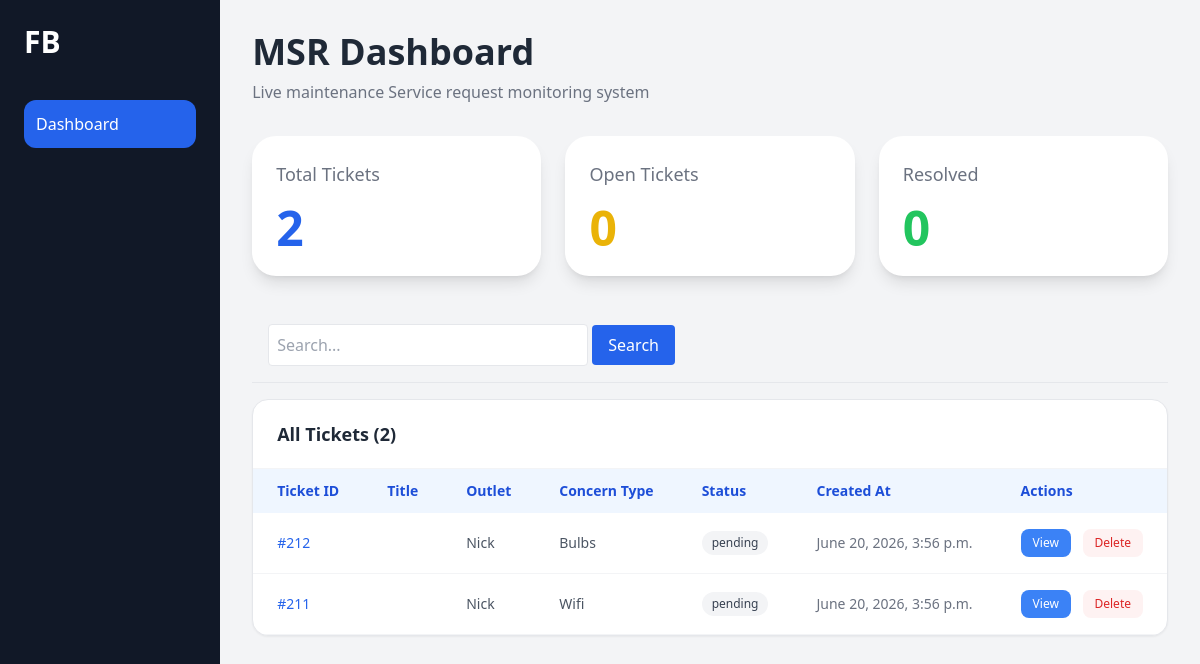
/admin_dashboard/, run on an earlier commit of the app's database.
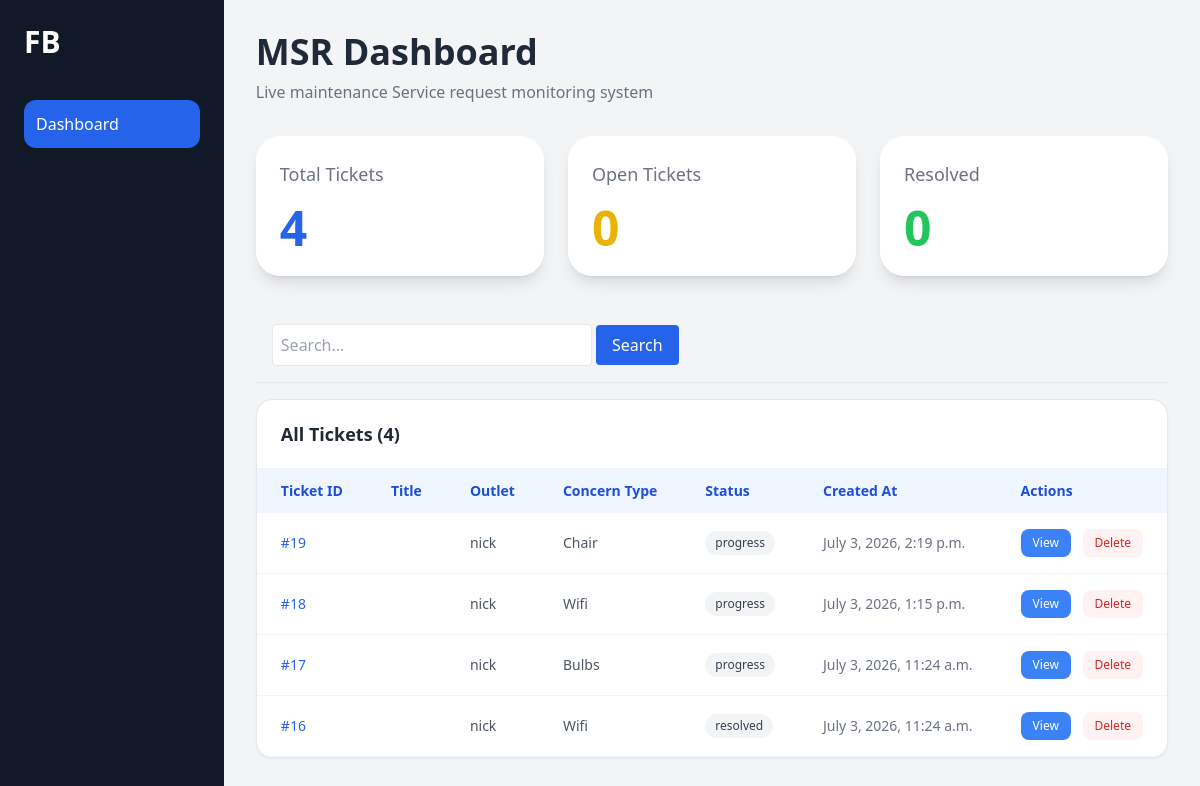
And on a later commit of the database.
### tickets/models.py (models this page shows, shortened)
class Ticket(models.Model):
    status_choices = [
    ('pending', 'Pending'),
    ('progress', 'In Progress'),
    ('resolved', 'Resolved'),
    ]
    PRIORITY_CHOICES = [
    ('Low', 'Low'),
    ('Medium', 'Medium'),
    ('High', 'High'),
    ]
    is_opened = models.BooleanField(default=False)
    user = models.ForeignKey(User, on_delete=models.CASCADE, null=True, blank=True)
    email = models.EmailField()
    title = models.CharField(max_length=100)
    message = models.TextField()
    status = models.CharField(max_length=20,choices=status_choices, default='pending')
    attachment = models.FileField(upload_to='tickets/', null=True, blank=True)
    created_at = models.DateTimeField(auto_now_add=True)
    resolve_at = models.DateTimeField(null=True, blank=True)
    department = models.ForeignKey(Department, on_delete=models.CASCADE, related_name="tickets", null=True, blank=True)
    priority = models.CharField(max_length=20, choices=PRIORITY_CHOICES, default='Medium')
    concern_type = models.ForeignKey(ConcernType, on_delete=models.SET_NULL, null=True, blank=True)
    scheduled_date = models.DateField(null=True, blank=True)
    scheduled_time = models.TimeField(null=True, blank=True)
    admin_note = models.TextField(blank=True, null=True)
    deadline = models.DateTimeField(null=True, blank=True)
    outlet = models.ForeignKey(
    Outlet,
    on_delete=models.SET_NULL,
    null=True,
    blank=True,)
    outlet_ticket_no = models.PositiveIntegerField(
        editable=False,
        null=True,
        blank=True
    )
    created_by = models.ForeignKey(
        User,
        on_delete=models.SET_NULL,
        null=True,
        blank=True,
        related_name="created_tickets"
    )
    description = models.TextField()
    assigned_to = models.ForeignKey(
        Technician,
        on_delete=models.SET_NULL,
        null=True,
        blank=True
        )

class ConcernType(models.Model):
    department = models.ForeignKey(
        Department,
        on_delete=models.CASCADE,
        related_name='concerns'
        )
    name = models.CharField(max_length=100)
    deadline_days = models.PositiveIntegerField(default=3)
    def __str__(self):
        return self.name

### tickets/views/dashboard.py (the view, shortened to what this page needs)
# urls.py: path("admin_dashboard/", views.admin_dashboard, name="admin_dashboard"),
def admin_dashboard(request):
    tickets = Ticket.objects.annotate(
        status_order=Case(
            When(status="Pending", then=0),
            When(status="Open", then=1),
            When(status="Resolved", then=2),
            default=99,
            output_field=IntegerField(),
        )
    ).order_by("status_order", "-created_at")
    q = request.GET.get("q")
    return render(request, "admin.html", {
        "tickets": tickets,
        "total_tickets": tickets.count(),
        "open_tickets": tickets.filter(status="Open").count(),
        "resolved_tickets": tickets.filter(status="Resolved").count(),
    })

### tickets/models.py (called while the page is built)
    def __str__(self):
        return self.name

### tickets/templates/admin.html (shortened to what this page needs)
<!DOCTYPE html>
<html>
<head>
    <script src="https://cdn.tailwindcss.com"></script>
</head>
<body class="bg-gray-100 min-h-screen">
<div class="flex">
    <aside class="hidden md:block w-64 bg-gray-900 text-white min-h-screen p-6">
        <h1 class="text-3xl font-bold mb-10">FB</h1>
        <nav class="space-y-4">
            <a href="#" class="block p-3 rounded-xl bg-blue-600 hover:bg-blue-700 transition">
                Dashboard
            </a>
        </nav>
    </aside>
    <main class="flex-1 p-4 md:p-8">
        <div class="flex justify-between items-center mb-8">
            <div>
                <h2 class="text-2xl md:text-4xl font-bold text-gray-800">MSR Dashboard</h2>
                <p class="text-gray-500 mt-2">Live maintenance Service request monitoring system</p>
            </div>
        </div>
        <div class="grid grid-cols-1 md:grid-cols-3 gap-6 mb-8">
            <div class="bg-white p-6 rounded-3xl shadow-lg">
                <h3 class="text-gray-500 text-lg">Total Tickets</h3>
                <p class="text-5xl font-bold mt-4 text-blue-600">{{ total_tickets }}</p>
            </div>
            <div class="bg-white p-6 rounded-3xl shadow-lg">
                <h3 class="text-gray-500 text-lg">Open Tickets</h3>
                <p class="text-5xl font-bold mt-4 text-yellow-500">{{ open_tickets }}</p>
            </div>
            <div class="bg-white p-6 rounded-3xl shadow-lg">
                <h3 class="text-gray-500 text-lg">Resolved</h3>
                <p class="text-5xl font-bold mt-4 text-green-500">{{ resolved_tickets }}</p>
            </div>
        </div>
        <div class="p-4 border-b mb-4">
            <form method="GET">
                <input type="text" name="q" placeholder="Search..."
                    value="{{ request.GET.q }}"
                    class="border p-2 rounded w-full md:w-80">
                <button type="submit" class="bg-blue-600 text-white px-4 py-2 rounded mt-2 md:mt-0">
                    Search
                </button>
            </form>
        </div>
        <div class="bg-white rounded-2xl shadow-sm overflow-hidden border border-gray-200">
            <div class="px-6 py-5 border-b border-gray-100 flex items-center justify-between">
                <h3 class="text-lg font-semibold text-gray-800">All Tickets ({{ total_tickets }})</h3>
            </div>
            <div class="overflow-x-auto">
                <table class="w-full text-sm">
                    <thead>
                        <tr class="bg-blue-50 text-blue-700">
                            <th class="text-left px-6 py-3 font-semibold whitespace-nowrap">Ticket ID</th>
                            <th class="text-left px-6 py-3 font-semibold whitespace-nowrap">Title</th>
                            <th class="text-left px-6 py-3 font-semibold whitespace-nowrap">Outlet</th>
                            <th class="text-left px-6 py-3 font-semibold whitespace-nowrap">Concern Type</th>
                            <th class="text-left px-6 py-3 font-semibold whitespace-nowrap">Status</th>
                            <th class="text-left px-6 py-3 font-semibold whitespace-nowrap">Created At</th>
                            <th class="text-left px-6 py-3 font-semibold whitespace-nowrap">Actions</th>
                        </tr>
                    </thead>
                    <tbody id="ticketTable">
                        {% for ticket in tickets %}
                        <tr data-ticket-id="{{ ticket.id }}"
                            class="border-b border-gray-100 hover:bg-gray-50 transition cursor-pointer">
                            <td class="px-6 py-4 font-medium text-blue-600 whitespace-nowrap">#{{ ticket.id }}</td>
                            <td class="px-6 py-4 text-gray-800 max-w-xs truncate">{{ ticket.title }}</td>
                            <td class="px-6 py-4 text-gray-600 whitespace-nowrap">{{ ticket.user }}</td>
                            <td class="px-6 py-4 text-gray-600 whitespace-nowrap">{{ ticket.concern_type }}</td>
                            <td class="px-6 py-4 status whitespace-nowrap">
                                <span class="inline-flex items-center gap-1.5 px-2.5 py-1 rounded-full text-xs font-medium
                                    {% if ticket.status == 'Pending' %}bg-amber-100 text-amber-700
                                    {% elif ticket.status == 'Resolved' %}bg-green-100 text-green-700
                                    {% else %}bg-gray-100 text-gray-700{% endif %}">
                                    {{ ticket.status }}
                                </span>
                            </td>
                            <td class="px-6 py-4 text-gray-500 whitespace-nowrap">{{ ticket.created_at }}</td>
                            <td class="px-6 py-4 whitespace-nowrap space-x-2">
                                <button onclick="toggleDetails('{{ ticket.id }}')"
                                    class="bg-blue-500 text-white px-3 py-1.5 rounded-lg text-xs font-medium hover:bg-blue-600 transition">View</button>
                                <button onclick="deleteTicket('{{ ticket.id }}')"
                                    class="bg-red-50 text-red-600 px-3 py-1.5 rounded-lg text-xs font-medium hover:bg-red-100 transition">Delete</button>
                            </td>
                        </tr>
                        {% endfor %}
                    </tbody>
                </table>
            </div>
        </div>
    </main>
</div>
{% load static %}
</body>
</html>

What changed in the data, as far as the page shows it:
removed Ticket: id "212", user "Nick", concern_type "Bulbs", status "pending", created_at "June 20, 2026, 3:56 p.m."
removed Ticket: id "211", user "Nick", concern_type "Wifi", status "pending", created_at "June 20, 2026, 3:56 p.m."
added Ticket: id "19", user "nick", concern_type "Chair", status "progress", created_at "July 3, 2026, 2:19 p.m."
added Ticket: id "18", user "nick", concern_type "Wifi", status "progress", created_at "July 3, 2026, 1:15 p.m."
added Ticket: id "17", user "nick", concern_type "Bulbs", status "progress", created_at "July 3, 2026, 11:24 a.m."
added Ticket: id "16", user "nick", concern_type "Wifi", status "resolved", created_at "July 3, 2026, 11:24 a.m."
Also different on the page:
{{ total_tickets }}: "2" → "4"
